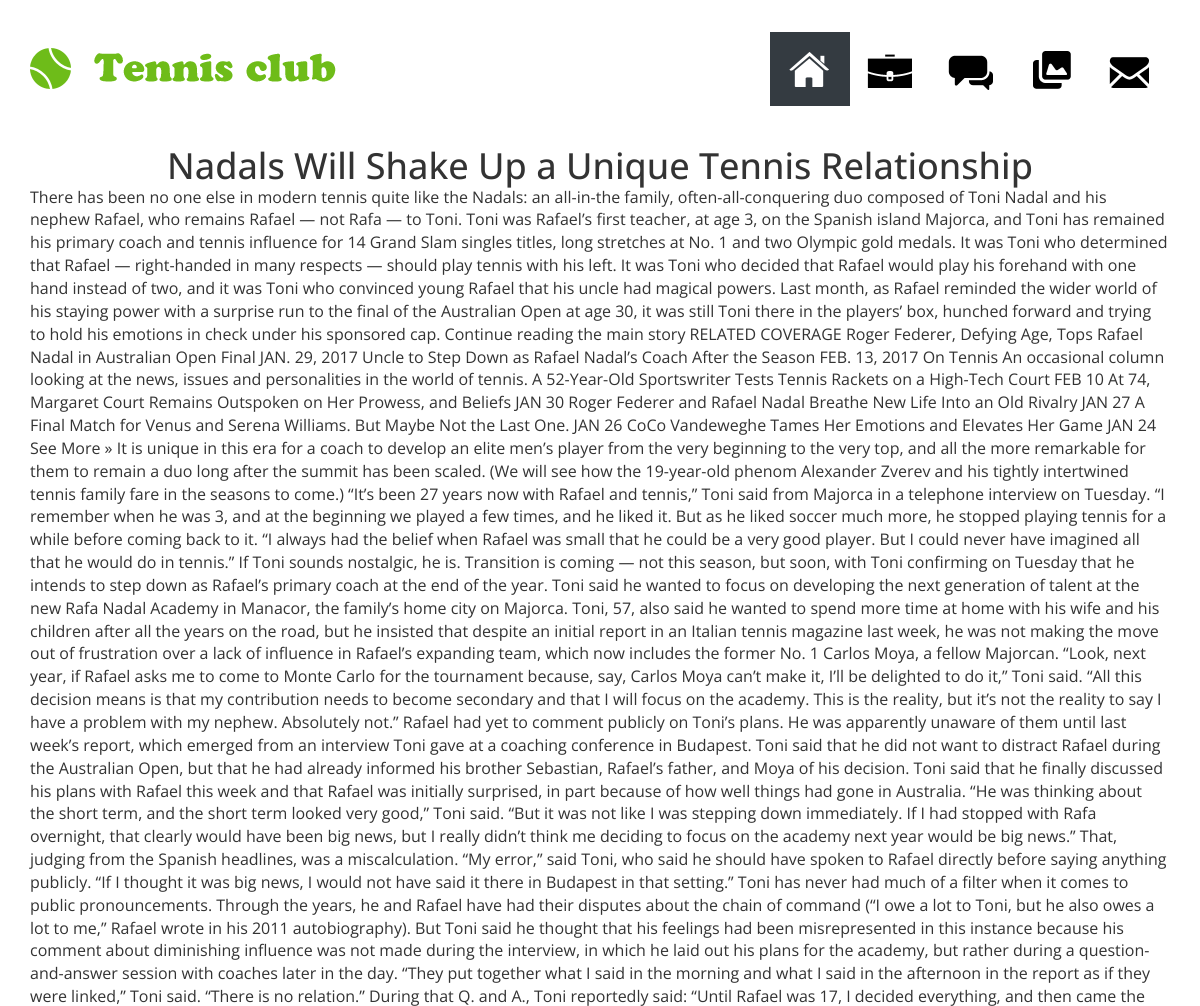
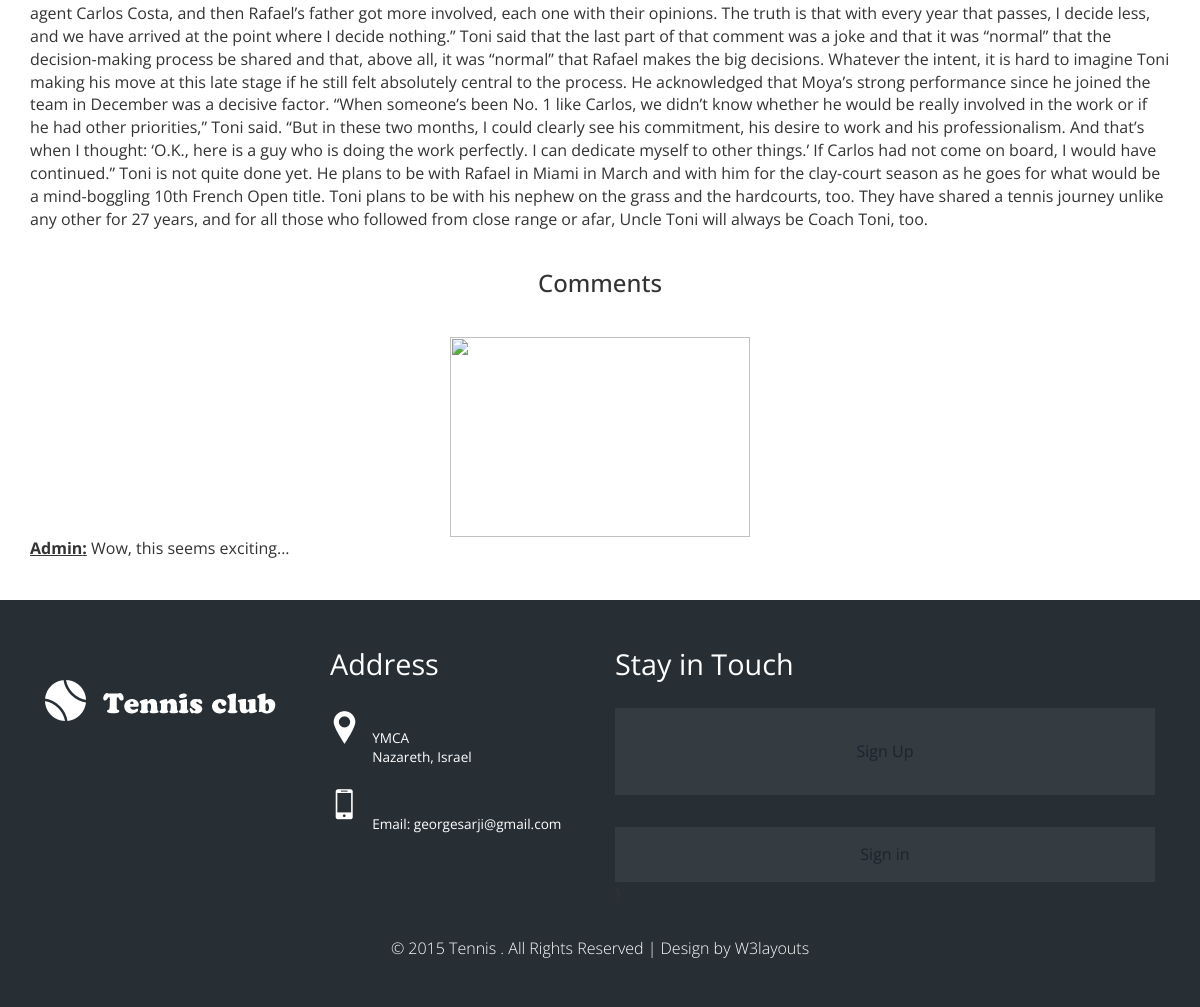
The app's page /article/1 with its own data (2 pictures, top to bottom).
### database_setup.py (models this page shows, shortened)
class News(Base):
    __tablename__='news'
    id=Column(Integer, primary_key=True)
    user=relationship('User')
    user_id=Column(Integer, ForeignKey('user.id'))
    subject=Column(String)
    content=Column(String)
    comments=relationship('Comment', uselist=True)

class User(Base):
    __tablename__ = 'user'
    id = Column(Integer, primary_key=True)
    name = Column(String(255))
    country = Column(String(255))
    email = Column(String(255), unique=True)
    photo = Column(String(255), unique=True)
    password_hash = Column(String(255))
    gender=Column(String)
    dob=Column(Date)
    admin=Column(Boolean)

class Comment(Base):
    __tablename__='comment'
    id=Column(Integer, primary_key=True)
    article=relationship('News')
    user=relationship('User')
    user_id=Column(Integer, ForeignKey('user.id'))
    news_id=Column(Integer, ForeignKey('news.id'))
    content=Column(String)

### web_app.py (the view)
@app.route('/article/<int:id>', methods=['POST', 'GET'])
def article(id):
	if (request.method)=='GET':
		article=dbsession.query(News).filter_by(id=id).first()
		if (article is None):
			flash("Invalid article. Page could not be found.")
			return redirect(url_for('news'))
		else:
			author=dbsession.query(User).filter_by(id=article.user.id).first()
			users=[]
			comments=dbsession.query(Comment).filter_by(news_id=id).all()
			pictures=dbsession.query(Gallery).filter_by(news_id=id).first()
			for comment in comments:
				users.append(dbsession.query(User).filter_by(id=comment.user_id).first())
			return render_template('article.html', article=article, author=author, comments=comments, users=users, pictures=pictures)
	else:
		comment=request.form['comment']
		newcomment=Comment(user_id=login_session['id'], news_id=id, content=comment)
		dbsession.add(newcomment)
		dbsession.commit()
		return redirect(url_for('article', id=id))

### templates/article.html (shortened to what this page needs)
{% extends "layout.html" %}
{% block body %}
<center><h1>{{article.subject}}</h1></center>
<p>{{article.content}}</p>
<center><h3>Comments</h3></center>
<center><img src="{{ url_for('static', filename=pictures.name) }}" width="300px" height=200px></center>
{% for comment in comments %}
<div class="comment">
<label><u>{{users[loop.index0].name}}:</u></label>
{{comment.content}}
</div>
{% endfor %}
{% endblock %}

### static/css/style.css (style rules this page uses)
html, body { font-size: 100%; background: #fff; font-family: 'Open Sans', sans-serif; }
h1,h2,h3,h4,h5,h6 { margin:0; }
p { margin:0; }
ul,label { margin:0; padding:0; }

### records on screen
News: subject "Nadals Will Shake Up a Unique Tennis Relationship", content "There has been no one else in modern tennis quite like the Nadals: an all-in-the family, often-all-conquering duo composed of Toni Nadal and his nephew Rafael, who remains Rafael — not Rafa — to Toni. Toni was Rafael’s first teacher, at age 3, on the Spanish island Majorca, and Toni has remained his primary coach and tennis influence for 14 Grand Slam singles titles, long stretches at No. 1 and two Olympic gold medals. It was Toni who determined that Rafael — right-handed in many respects — should play tennis with his left. It was Toni who decided that Rafael would play his forehand with one hand instead of two, and it was Toni who convinced young Rafael that his uncle had magical powers.…"
Comment: content "Wow, this seems exciting..."
User: name "Admin"
